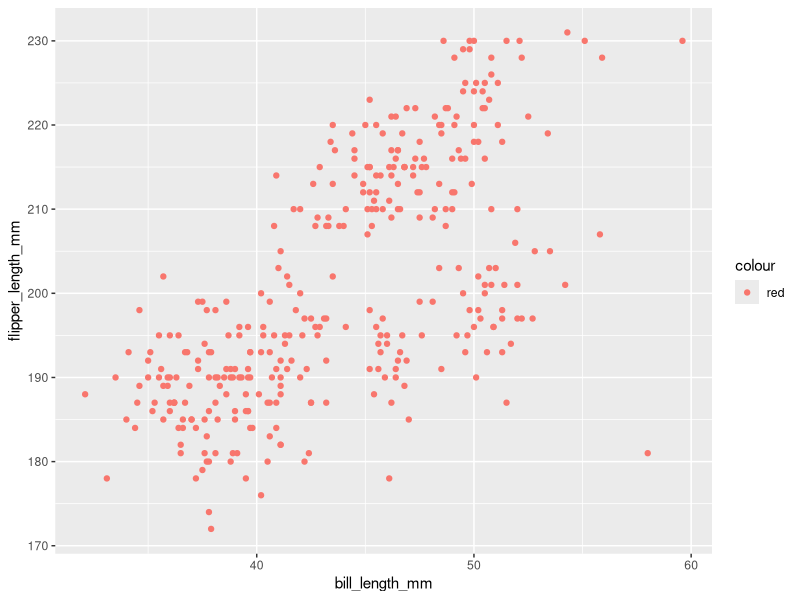

The R source for this figure:
## ---- chunk 1
library(tidyverse)
## ---- chunk 2
example_df = tibble(
  norm_samp = rnorm(10),
  vec_logical = norm_samp > 0,
  vec_char = c("v","i","c","t","o","r","i","a","t","h"),
  vec_factor =c("low","medium","low","high","high","medium","low","high","medium","medium")
)
## ---- chunk 3
x = pull(example_df,norm_samp)
mean(x)

y = pull(example_df,vec_logical)
mean(y)

z = pull(example_df,vec_char)
mean(z)

w = pull(example_df,vec_factor)
mean(w)
## ---- chunk 4
# load the penguins dataset
data("penguins", package = "palmerpenguins")
## ---- chunk 5
#  Make a scatterplot
ggplot(penguins, aes(x = bill_length_mm, y = flipper_length_mm, color = "red")) + geom_point()
